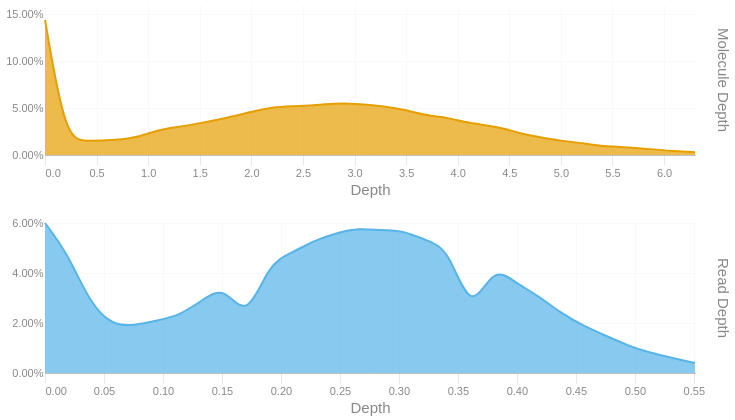

This figure's notebook cell:
### Code cell
readdep = depth_hist(tb['Read Depth'], q99, 3)
readdep = readdep.with_columns(pl.lit('Read Depth').alias('Metric'))
if not SKIPLR:
    moldep = depth_hist(tb['Molecule Depth'], mol_q99, 1)
    moldep = moldep.with_columns(pl.lit('Molecule Depth').alias('Metric'))
    _hist = pl.concat([readdep, moldep])
    _hist = _hist.filter(pl.col('Proportion') != 0)
    with SafeRender(_hist):
        (
            alt.Chart(_hist)        
            .mark_area(interpolate = "basis")
            .encode(
                x=alt.X('Bin:Q').scale(domainMin=0).axis(alt.Axis(title='Depth')),
                y = alt.Y('Proportion:Q', title = None).axis(format = '.2%'),
                color = alt.Color('Metric:N').legend(None),
                row = alt.Row("Metric:N").header(title = None, labelOrient = 'right'),
                tooltip = [
                    alt.Tooltip("Metric:N", title = "Metric"),
                    alt.Tooltip('Interval:N', title = "Depth Interval"),
                    alt.Tooltip('Proportion:Q', title = "% Alignments").format('.2%')
                ]
            )
            .resolve_scale(x='independent', y='independent')
            .properties(
                height = 150, width = 650,
                usermeta={'embedOptions': {'downloadFileName': f'{samplename}.depth.hist'}}
            )
        ).display()
else:
    readdep = readdep.filter(pl.col('Proportion') != 0)
    with SafeRender(readdep):
        (
            alt.Chart(readdep)        
            .mark_area(interpolate = "basis")
            .encode(
                x=alt.X('Bin:Q').scale(domainMin=0).axis(alt.Axis(title='Depth')),
                y = alt.Y('Proportion:Q', title = None).axis(format = '.2%'),
                tooltip = [
                    alt.Tooltip('Interval:N', title = "Depth Interval"),
                    alt.Tooltip('Proportion:Q', title = "% Alignments").format('.2%')
                ]
            )
            .properties(
                usermeta={'embedOptions': {'downloadFileName': f'{samplename}.depth.hist'}}
            )
        ).display()

### Figure 1 — Vega-Lite specification as saved in the notebook (floating-point values rounded to 4 significant figures)
{"width": 650, "height": 150, "config": {"title": {"anchor": "start", "dy": -15, "fontSize": 18, "color": "#888888", "subtitleColor": "#888888", "subtitleFontSize": 14}, "arc": {"fill": "#0072B2"}, "axis": {"domainColor": "#888888", "domainWidth": 0.5, "gridWidth": 0.2, "grid": false, "titleFontWeight": 400, "titleFontSize": 15, "labelFontSize": 11, "labelColor": "#888888", "tickColor": "#888888", "tickWidth": 0.2, "titleColor": "#888888"}, "axisBand": {"grid": false}, "axisX": {"grid": true, "tickSize": 10, "domainCap": "round"}, "axisY": {"domain": false, "grid": true, "tickSize": 0, "domainCap": "round"}, "background": "transparent", "header": {"labelFontSize": 15, "labelColor": "#888888", "titleFontSize": 15, "titleFontWeight": 600, "titleColor": "#888888"}, "legend": {"labelFont": "sans-serif", "labelFontSize": 12, "labelColor": "#888888", "symbolSize": 100, "symbolType": "circle", "titleFontSize": 12, "titlePadding": 10, "titleColor": "#888888", "title": null}, "range": {"category": ["#E69F00", "#56B4E9", "#009E73", "#F0E442", "#0072B2", "#D55E00", "#CC79A7", "#000000"], "diverging": ["#cfe8f3", "#a2d4ec", "#73bfe2", "#46abdb", "#1696d2", "#12719e"]}, "area": {"fill": "#0072B2", "fillOpacity": 0.7, "line": true, "strokeOpacity": 0.7}, "line": {"color": "#0072B2", "stroke": "#0072B2", "strokeWidth": 2}, "trail": {"color": "#0072B2", "stroke": "#0072B2", "strokeWidth": 0, "size": 1}, "point": {"filled": true, "fillOpacity": 1.0, "size": 95}, "text": {"color": "#888888", "fontSize": 11, "align": "right", "fontWeight": 400, "size": 11}, "bar": {"fill": "#0072B2", "stroke": null}, "view": {"stroke": null, "continuousWidth": 660, "continuousHeight": 400}}, "data": {"name": "data-bf126d0cffcf04a7bb0429ef206d5108"}, "mark": {"type": "area", "interpolate": "basis"}, "encoding": {"color": {"field": "Metric", "legend": null, "type": "nominal"}, "row": {"field": "Metric", "header": {"title": null, "labelOrient": "right"}, "type": "nominal"}, "tooltip": [{"field": "Metric", "title": "Metric", "type": "nominal"}, {"field": "Interval", "title": "Depth Interval", "type": "nominal"}, {"field": "Proportion", "format": ".2%", "title": "% Alignments", "type": "quantitative"}], "x": {"axis": {"title": "Depth"}, "field": "Bin", "scale": {"domainMin": 0}, "type": "quantitative"}, "y": {"axis": {"format": ".2%"}, "field": "Proportion", "title": null, "type": "quantitative"}}, "resolve": {"scale": {"x": "independent", "y": "independent"}}, "usermeta": {"embedOptions": {"downloadFileName": "TF26LRJL0038_5B_10484332_23Y22YLT4_L7.depth.hist"}}, "$schema": "https://vega.github.io/schema/vega-lite/v6.4.1.json", "datasets": {"data-bf126d0cffcf04a7bb0429ef206d5108": [{"Bin": 0.0, "Interval": "0.0-0.019", "Proportion": 0.06, "Metric": "Read Depth"}, {"Bin": 0.019, "Interval": "0.019-0.038", "Proportion": 0.048, "Metric": "Read Depth"}, {"Bin": 0.038, "Interval": "0.038-0.057", "Proportion": 0.028, "Metric": "Read Depth"}, {"Bin": 0.057, "Interval": "0.057-0.076", "Proportion": 0.019, "Metric": "Read Depth"}, {"Bin": 0.076, "Interval": "0.076-0.095", "Proportion": 0.019, "Metric": "Read Depth"}, {"Bin": 0.095, "Interval": "0.095-0.114", "Proportion": 0.021, "Metric": "Read Depth"}, {"Bin": 0.114, "Interval": "0.114-0.133", "Proportion": 0.023, "Metric": "Read Depth"}, {"Bin": 0.133, "Interval": "0.133-0.152", "Proportion": 0.029, "Metric": "Read Depth"}, {"Bin": 0.152, "Interval": "0.152-0.171", "Proportion": 0.035, "Metric": "Read Depth"}, {"Bin": 0.171, "Interval": "0.171-0.19", "Proportion": 0.021, "Metric": "Read Depth"}, {"Bin": 0.19, "Interval": "0.19-0.209", "Proportion": 0.044, "Metric": "Read Depth"}, {"Bin": 0.209, "Interval": "0.209-0.228", "Proportion": 0.048, "Metric": "Read Depth"}, {"Bin": 0.228, "Interval": "0.228-0.247", "Proportion": 0.053, "Metric": "Read Depth"}, {"Bin": 0.247, "Interval": "0.247-0.266", "Proportion": 0.056, "Metric": "Read Depth"}, {"Bin": 0.266, "Interval": "0.266-0.285", "Proportion": 0.058, "Metric": "Read Depth"}, {"Bin": 0.285, "Interval": "0.285-0.304", "Proportion": 0.057, "Metric": "Read Depth"}, {"Bin": 0.304, "Interval": "0.304-0.323", "Proportion": 0.057, "Metric": "Read Depth"}, {"Bin": 0.323, "Interval": "0.323-0.342", "Proportion": 0.053, "Metric": "Read Depth"}, {"Bin": 0.342, "Interval": "0.342-0.361", "Proportion": 0.05, "Metric": "Read Depth"}, {"Bin": 0.361, "Interval": "0.361-0.38", "Proportion": 0.023, "Metric": "Read Depth"}, {"Bin": 0.38, "Interval": "0.38-0.399", "Proportion": 0.043, "Metric": "Read Depth"}, {"Bin": 0.399, "Interval": "0.399-0.418", "Proportion": 0.036, "Metric": "Read Depth"}, {"Bin": 0.418, "Interval": "0.418-0.437", "Proportion": 0.031, "Metric": "Read Depth"}, {"Bin": 0.437, "Interval": "0.437-0.456", "Proportion": 0.024, "Metric": "Read Depth"}, {"Bin": 0.456, "Interval": "0.456-0.475", "Proportion": 0.019, "Metric": "Read Depth"}, {"Bin": 0.475, "Interval": "0.475-0.494", "Proportion": 0.015, "Metric": "Read Depth"}, {"Bin": 0.494, "Interval": "0.494-0.513", "Proportion": 0.011, "Metric": "Read Depth"}, {"Bin": 0.513, "Interval": "0.513-0.532", "Proportion": 0.008, "Metric": "Read Depth"}, {"Bin": 0.532, "Interval": "0.532-0.551", "Proportion": 0.006, "Metric": "Read Depth"}, {"Bin": 0.551, "Interval": "0.551-0.57", "Proportion": 0.004, "Metric": "Read Depth"}, {"Bin": 0.0, "Interval": "0.0-0.2", "Proportion": 0.144, "Metric": "Molecule Depth"}, {"Bin": 0.2, "Interval": "0.2-0.4", "Proportion": 0.016, "Metric": "Molecule Depth"}, {"Bin": 0.4, "Interval": "0.4-0.7", "Proportion": 0.015, "Metric": "Molecule Depth"}, {"Bin": 0.7, "Interval": "0.7-0.9", "Proportion": 0.016, "Metric": "Molecule Depth"}, {"Bin": 0.9, "Interval": "0.9-1.1", "Proportion": 0.019, "Metric": "Molecule Depth"}, {"Bin": 1.1, "Interval": "1.1-1.3", "Proportion": 0.027, "Metric": "Molecule Depth"}, {"Bin": 1.3, "Interval": "1.3-1.5", "Proportion": 0.03, "Metric": "Molecule Depth"}, {"Bin": 1.5, "Interval": "1.5-1.7", "Proportion": 0.034, "Metric": "Molecule Depth"}, {"Bin": 1.7, "Interval": "1.7-2.0", "Proportion": 0.038, "Metric": "Molecule Depth"}, {"Bin": 2.0, "Interval": "2.0-2.2", "Proportion": 0.046, "Metric": "Molecule Depth"}, {"Bin": 2.2, "Interval": "2.2-2.4", "Proportion": 0.051, "Metric": "Molecule Depth"}, {"Bin": 2.4, "Interval": "2.4-2.6", "Proportion": 0.052, "Metric": "Molecule Depth"}, {"Bin": 2.6, "Interval": "2.6-2.8", "Proportion": 0.053, "Metric": "Molecule Depth"}, {"Bin": 2.8, "Interval": "2.8-3.0", "Proportion": 0.055, "Metric": "Molecule Depth"}, {"Bin": 3.0, "Interval": "3.0-3.3", "Proportion": 0.055, "Metric": "Molecule Depth"}, {"Bin": 3.3, "Interval": "3.3-3.5", "Proportion": 0.052, "Metric": "Molecule Depth"}, {"Bin": 3.5, "Interval": "3.5-3.7", "Proportion": 0.048, "Metric": "Molecule Depth"}, {"Bin": 3.7, "Interval": "3.7-3.9", "Proportion": 0.042, "Metric": "Molecule Depth"}, {"Bin": 3.9, "Interval": "3.9-4.1", "Proportion": 0.04, "Metric": "Molecule Depth"}, {"Bin": 4.1, "Interval": "4.1-4.4", "Proportion": 0.034, "Metric": "Molecule Depth"}, {"Bin": 4.4, "Interval": "4.4-4.6", "Proportion": 0.03, "Metric": "Molecule Depth"}, {"Bin": 4.6, "Interval": "4.6-4.8", "Proportion": 0.023, "Metric": "Molecule Depth"}, {"Bin": 4.8, "Interval": "4.8-5.0", "Proportion": 0.019, "Metric": "Molecule Depth"}, {"Bin": 5.0, "Interval": "5.0-5.2", "Proportion": 0.015, "Metric": "Molecule Depth"}, {"Bin": 5.2, "Interval": "5.2-5.4", "Proportion": 0.013, "Metric": "Molecule Depth"}, {"Bin": 5.4, "Interval": "5.4-5.7", "Proportion": 0.009, "Metric": "Molecule Depth"}, {"Bin": 5.7, "Interval": "5.7-5.9", "Proportion": 0.008, "Metric": "Molecule Depth"}, {"Bin": 5.9, "Interval": "5.9-6.1", "Proportion": 0.006, "Metric": "Molecule Depth"}, {"Bin": 6.1, "Interval": "6.1-6.3", "Proportion": 0.004, "Metric": "Molecule Depth"}, {"Bin": 6.3, "Interval": "6.3-6.53", "Proportion": 0.003, "Metric": "Molecule Depth"}]}}
